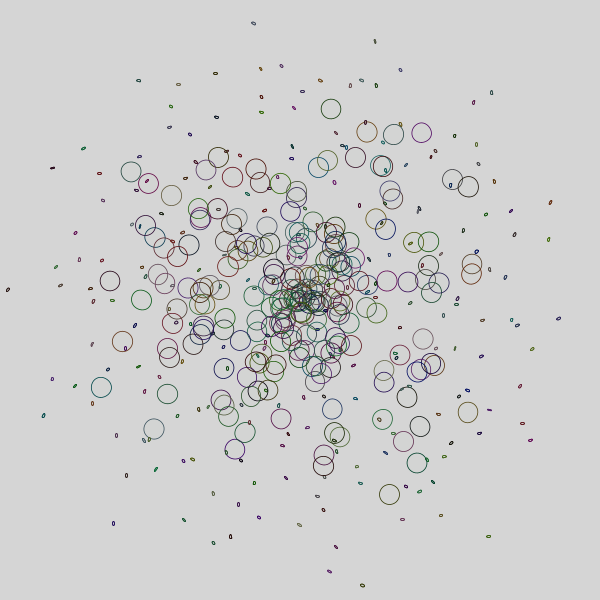
Frame 1 (no input)
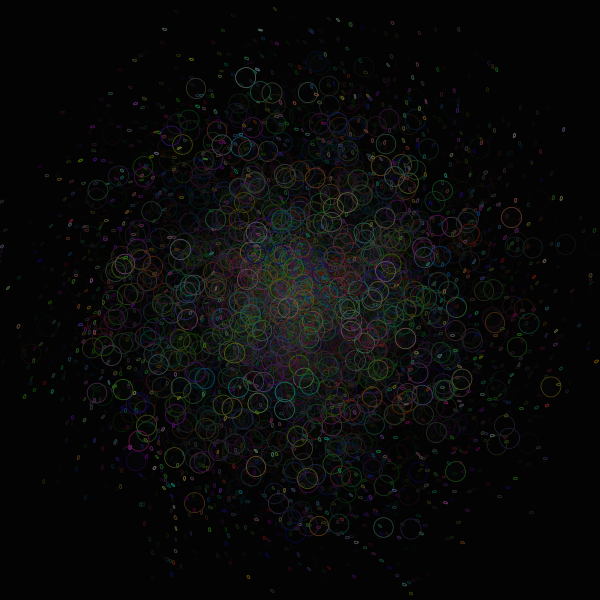
Frame 60 (the mouse pressed at the canvas centre just before this capture)
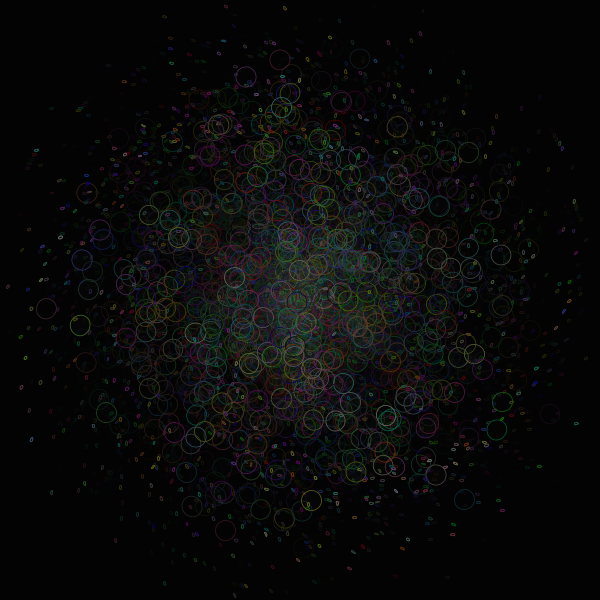
Frame 120 (the mouse held since frame 60 and released just before this capture)

The Processing sketch that drew these frames (run headless with seeded random() and noise(); from frame 60 on, the mouse is pressed at the canvas centre):

// Processing sketch: processing_143561
// ── processing_143561.pde

// Konkuk University
// Department of Dynamic Media
// SOS iDesign
// Name:CHOI Jihye
// ID: 201420116 


float angle = 30;

void setup() {
  size(600, 600);
  background(255);
  colorMode(RGB, width);
  frameRate(30);
}

void draw() {
  noStroke();



  fill(0, 100);
  rect(0, 0, width, height);

  angle+=0.01;

  translate(width/2, height/2);
  scale (0.4);

  for (int i=0; i<width; i+=40) {
    for (int j=0; j<height; j+=40) {
      rotate(angle);

      stroke(random(255), random(255), random(255));
      strokeWeight(2);
      fill(121, 235, 225, 10);
      ellipse(i-10, j, 10, 5);
      ellipse(i-10, j, 10, 5);
      ellipse(random(i), random(j), 50, 50);

      pushMatrix();
      translate(i, j);
      rotate(angle*5);
      scale(0.95);

      popMatrix();
    }
  }
}
